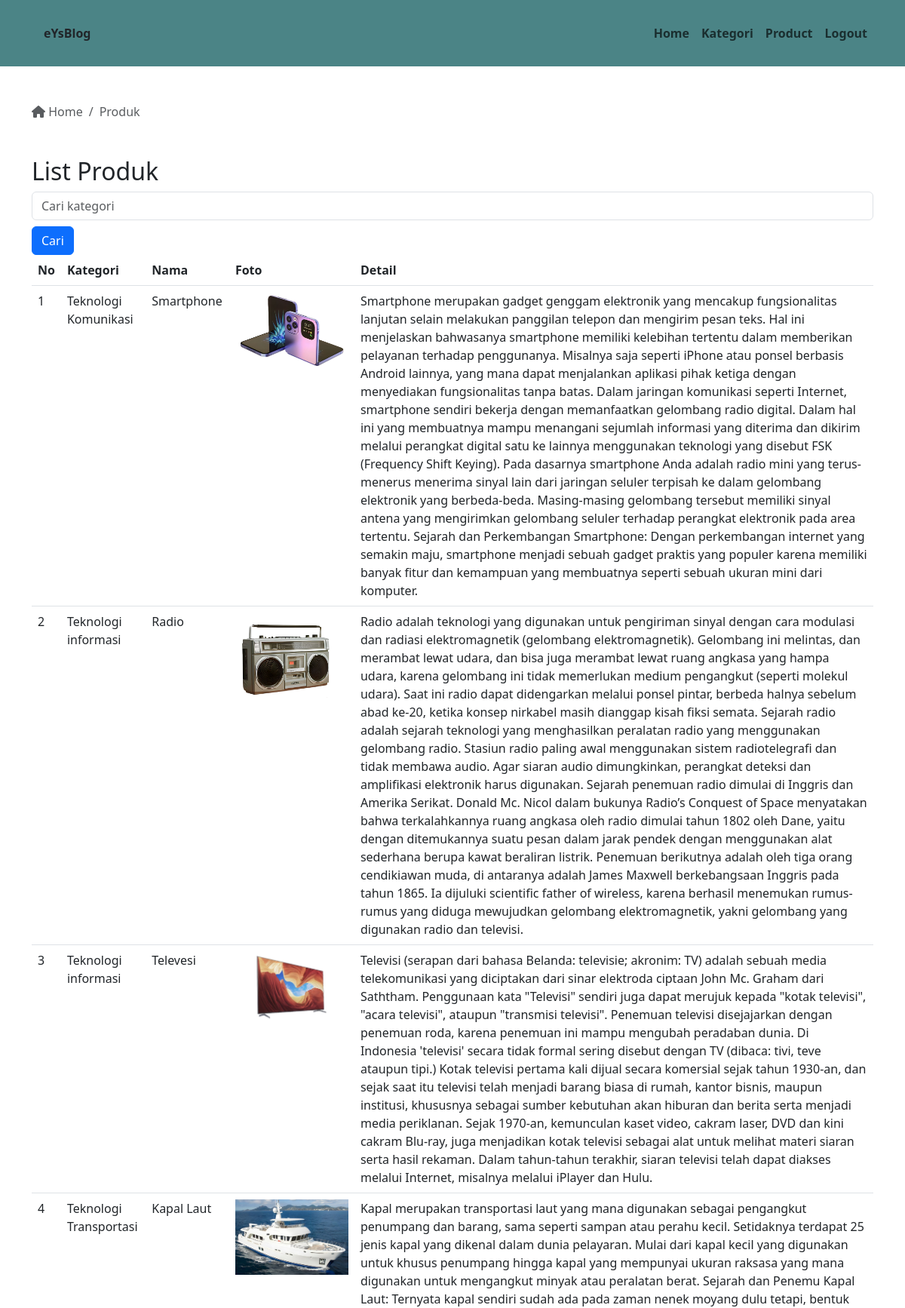
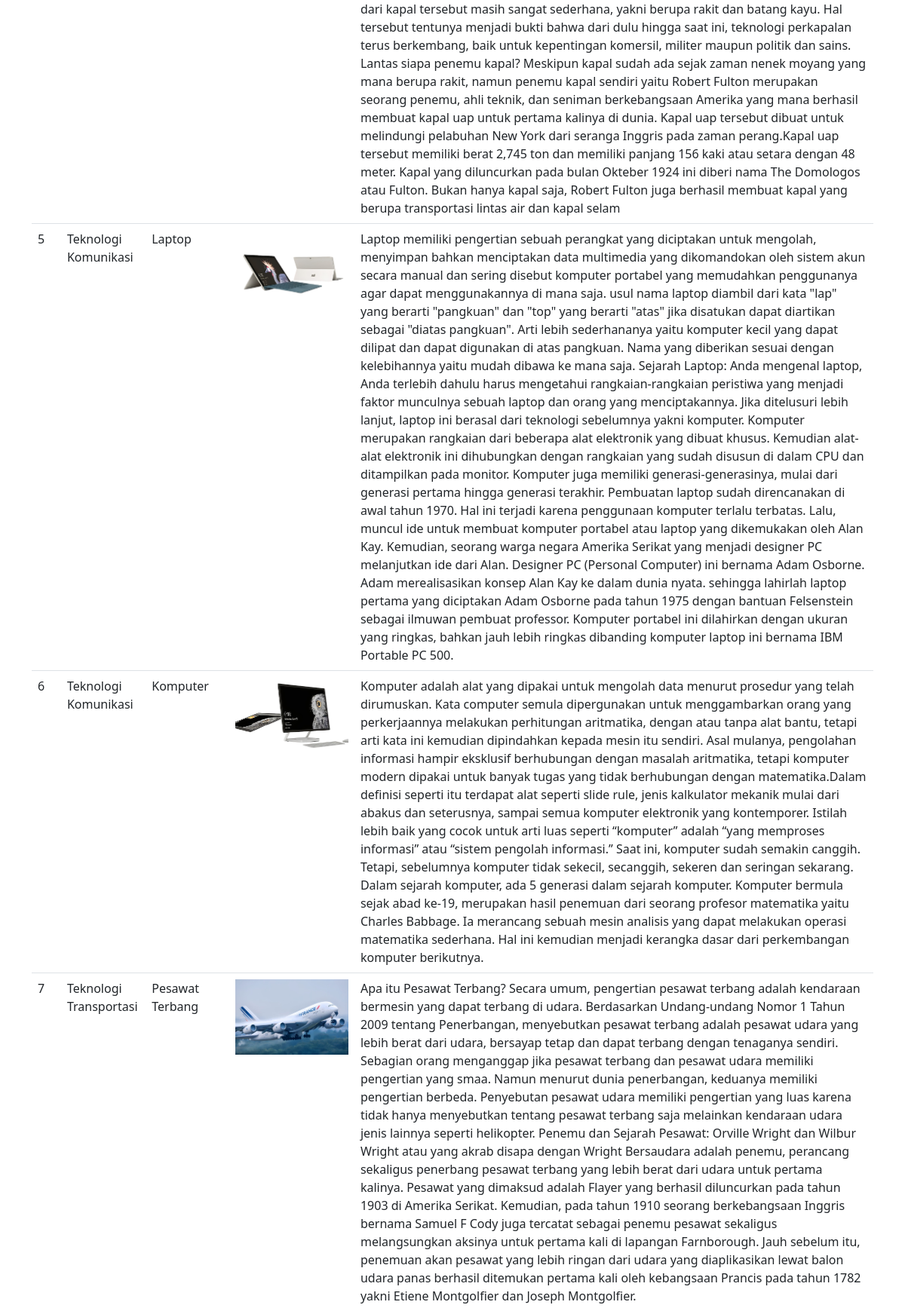
/adminpanel/adminuser/produk.php (upper part), run on the app's committed database (2 pictures, top to bottom).
### tables this page shows
CREATE TABLE `produk` (
  `id` int NOT NULL,
  `kategori_id` int NOT NULL,
  `nama` varchar(255) NOT NULL,
  `foto` varchar(255) DEFAULT NULL,
  `detail` text
);

CREATE TABLE `kategori` (
  `id` int NOT NULL,
  `nama` varchar(100) NOT NULL
);

### adminpanel/adminuser/produk.php (the view, shortened to what this page needs)
<?php
include "koneksi.php";
$query = mysqli_query($conn, "SELECT a.*, b.nama AS nama_kategori FROM produk a JOIN kategori b ON kategori_id=b.id");
$jumlahProduk = mysqli_num_rows($query);
?>
<!DOCTYPE html>
<html lang="en">
<head>
    <link href="https://cdn.jsdelivr.net/npm/bootstrap@5.3.0-alpha3/dist/css/bootstrap.min.css" rel="stylesheet">
</head>
<body>
    <?php require "navbar.php"; ?>
    <div class="container mt-5">
        <nav aria-label="breadcrumb">
            <ol class="breadcrumb">
                <li class="breadcrumb-item active" aria-current="page">
                    <a href="admin.php" class="no-decoration text-muted">
                        <i class="fa-solid fa-house"></i> Home
                    </a>
                </li>
                <li class="breadcrumb-item active" aria-current="page">
                    Produk
                </li>
            </ol>
        </nav>
        <div class="mt-3 mb-5">
            <h2>List Produk</h2>
            <form id="search-form">
                <input type="text" id="search-input" name="search" placeholder="Cari kategori" class="form-control">
                <button type="submit" class="btn btn-primary mt-2">Cari</button>
            </form>
            <div class="table-responsive" id="produk-table">
                <div class="table-responsive">
                    <table class="table">
                        <thead>
                            <tr>
                                <th>No</th>
                                <th>Kategori</th>
                                <th>Nama</th>
                                <th>Foto</th>
                                <th>Detail</th>
                            </tr>
                        </thead>
                        <tbody>
                            <?php
                            if ($jumlahProduk == 0) {
                            ?>
                                <tr>
                                    <td colspan=6 class="text-center">Data produk tidak tersedia</td>
                                </tr>
                                <?php
                            } else {
                                $jumlah = 1;
                                while ($data = mysqli_fetch_array($query)) {
                                ?>
                                    <tr>
                                        <td><?php echo $jumlah; ?></td>
                                        <td><?php echo $data['nama_kategori']; ?></td>
                                        <td><?php echo $data['nama']; ?></td>
                                        <td><img src="../../assets/images/<?php echo $data['foto']; ?>" alt="" width="150px"></td>
                                        <td><?php echo $data['detail']; ?></td>
                                    </tr>
                            <?php
                                    $jumlah++;
                                }
                            }
                            ?>
                        </tbody>
                    </table>
                </div>
            </div>
        </div>
    </div>
</body>
</html>

### adminpanel/adminuser/produk.php (style rules this page uses)
.no-decoration { text-decoration: none; }

### data on the page
produk: kategori.nama "Teknologi Komunikasi", nama "Smartphone", foto (picture), detail "Smartphone merupakan gadget genggam elektronik yang mencakup fungsionalitas lanjutan selain melakukan panggilan telepon dan mengirim pesan teks. Hal ini menjelaskan bahwasanya smartphone memiliki kelebihan tertentu dalam memberikan pelayanan terhadap penggunanya. Misalnya saja seperti iPhone atau ponsel berbasis Android lainnya, yang mana dapat menjalankan aplikasi pihak ketiga dengan menyediakan fungsionalitas tanpa batas. Dalam jaringan komunikasi seperti Internet, smartphone sendiri bekerja dengan memanfaatkan gelombang radio digital. Dalam hal ini yang membuatnya mampu menangani sejumlah informasi yang diterima dan dikirim melalui perangkat digital satu ke lainnya menggunakan teknologi…"
produk: kategori.nama "Teknologi informasi", nama "Radio", foto (picture), detail "Radio adalah teknologi yang digunakan untuk pengiriman sinyal dengan cara modulasi dan radiasi elektromagnetik (gelombang elektromagnetik). Gelombang ini melintas, dan merambat lewat udara, dan bisa juga merambat lewat ruang angkasa yang hampa udara, karena gelombang ini tidak memerlukan medium pengangkut (seperti molekul udara). Saat ini radio dapat didengarkan melalui ponsel pintar, berbeda halnya sebelum abad ke-20, ketika konsep nirkabel masih dianggap kisah fiksi semata. Sejarah radio adalah sejarah teknologi yang menghasilkan peralatan radio yang menggunakan gelombang radio. Stasiun radio paling awal menggunakan sistem radiotelegrafi dan tidak membawa audio. Agar siaran audio…"
produk: kategori.nama "Teknologi informasi", nama "Televesi", foto (picture), detail "Televisi (serapan dari bahasa Belanda: televisie; akronim: TV) adalah sebuah media telekomunikasi yang diciptakan dari sinar elektroda ciptaan John Mc. Graham dari Saththam. Penggunaan kata \"Televisi\" sendiri juga dapat merujuk kepada \"kotak televisi\", \"acara televisi\", ataupun \"transmisi televisi\". Penemuan televisi disejajarkan dengan penemuan roda, karena penemuan ini mampu mengubah peradaban dunia. Di Indonesia 'televisi' secara tidak formal sering disebut dengan TV (dibaca: tivi, teve ataupun tipi.) Kotak televisi pertama kali dijual secara komersial sejak tahun 1930-an, dan sejak saat itu televisi telah menjadi barang biasa di rumah, kantor bisnis, maupun institusi, khususnya sebagai…"
produk: kategori.nama "Teknologi Transportasi", nama "Kapal Laut", foto (picture), detail "Kapal merupakan transportasi laut yang mana digunakan sebagai pengangkut penumpang dan barang, sama seperti sampan atau perahu kecil. Setidaknya terdapat 25 jenis kapal yang dikenal dalam dunia pelayaran. Mulai dari kapal kecil yang digunakan untuk khusus penumpang hingga kapal yang mempunyai ukuran raksasa yang mana digunakan untuk mengangkut minyak atau peralatan berat. Sejarah dan Penemu Kapal Laut: Ternyata kapal sendiri sudah ada pada zaman nenek moyang dulu tetapi, bentuk dari kapal tersebut masih sangat sederhana, yakni berupa rakit dan batang kayu. Hal tersebut tentunya menjadi bukti bahwa dari dulu hingga saat ini, teknologi perkapalan terus berkembang, baik untuk kepentingan…"
produk: kategori.nama "Teknologi Komunikasi", nama "Laptop", foto (picture), detail "Laptop memiliki pengertian sebuah perangkat yang diciptakan untuk mengolah, menyimpan bahkan menciptakan data multimedia yang dikomandokan oleh sistem akun secara manual dan sering disebut komputer portabel yang memudahkan penggunanya agar dapat menggunakannya di mana saja. usul nama laptop diambil dari kata \"lap\" yang berarti \"pangkuan\" dan \"top\" yang berarti \"atas\" jika disatukan dapat diartikan sebagai \"diatas pangkuan\". Arti lebih sederhananya yaitu komputer kecil yang dapat dilipat dan dapat digunakan di atas pangkuan. Nama yang diberikan sesuai dengan kelebihannya yaitu mudah dibawa ke mana saja. Sejarah Laptop: Anda mengenal laptop, Anda terlebih dahulu harus mengetahui…"
produk: kategori.nama "Teknologi Komunikasi", nama "Komputer", foto (picture), detail "Komputer adalah alat yang dipakai untuk mengolah data menurut prosedur yang telah dirumuskan. Kata computer semula dipergunakan untuk menggambarkan orang yang perkerjaannya melakukan perhitungan aritmatika, dengan atau tanpa alat bantu, tetapi arti kata ini kemudian dipindahkan kepada mesin itu sendiri. Asal mulanya, pengolahan informasi hampir eksklusif berhubungan dengan masalah aritmatika, tetapi komputer modern dipakai untuk banyak tugas yang tidak berhubungan dengan matematika.Dalam definisi seperti itu terdapat alat seperti slide rule, jenis kalkulator mekanik mulai dari abakus dan seterusnya, sampai semua komputer elektronik yang kontemporer. Istilah lebih baik yang cocok untuk arti…"
produk: kategori.nama "Teknologi Transportasi", nama "Pesawat Terbang", foto (picture), detail "Apa itu Pesawat Terbang? Secara umum, pengertian pesawat terbang adalah kendaraan bermesin yang dapat terbang di udara. Berdasarkan Undang-undang Nomor 1 Tahun 2009 tentang Penerbangan, menyebutkan pesawat terbang adalah pesawat udara yang lebih berat dari udara, bersayap tetap dan dapat terbang dengan tenaganya sendiri. Sebagian orang menganggap jika pesawat terbang dan pesawat udara memiliki pengertian yang smaa. Namun menurut dunia penerbangan, keduanya memiliki pengertian berbeda. Penyebutan pesawat udara memiliki pengertian yang luas karena tidak hanya menyebutkan tentang pesawat terbang saja melainkan kendaraan udara jenis lainnya seperti helikopter. Penemu dan Sejarah Pesawat:…"
